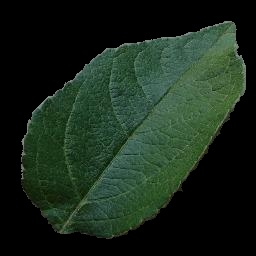
#> input picture testing_files/apple_healthy_marked.JPG, 256 x 256 px
$ python generate_marker.py testing_files/apple_healthy_marked.JPG   (older library calls are emulated)
#> lines starting #> are read from the running program, lines starting #| are printed output that depends on the picture; after the words box and inside, x2 and y2 are one past the last pixel; in counts of white or black regions, pixels touching at a corner belong together
### utils.py
import numpy as np
import cv2


# error message when image could not be read
IMAGE_NOT_READ = 'IMAGE_NOT_READ'

# error message when image is not colored while it should be
NOT_COLOR_IMAGE = 'NOT_COLOR_IMAGE'


def read_image(file_path, read_mode=cv2.IMREAD_COLOR):
    """
    Read image file with all preprocessing needed

    Args:
        file_path: absolute file_path of an image file
        read_mode: whether image reading mode is rgb, grayscale or somethin

    Returns:
        np.ndarray of the read image or None if couldn't read

    Raises:
        ValueError if image could not be read with message IMAGE_NOT_READ
    """
#> called with file_path = 'testing_files/apple_healthy_marked.JPG', read_mode = 1
    # read image file in grayscale
    image = cv2.imread(file_path, read_mode)
#> image is the input picture: shape (256, 256, 3); mean B, G, R 26.9, 39.9, 25

    if image is None:
        raise ValueError(IMAGE_NOT_READ)
    else:
        return image


def ensure_color(image):
    """
    Ensure that an image is colored
    Args:
        image: image to be checked for

    Returns:
        nothing

    Raises:
        ValueError with message code if image is not colored
    """
    if len(image.shape) < 3:
        raise ValueError(NOT_COLOR_IMAGE)


def div0(a, b):
    """ ignore / 0, div0( [-1, 0, 1], 0 ) -> [0, 0, 0] """
    with np.errstate(divide='ignore', invalid='ignore'):
        q = np.true_divide(a, b)
        q[ ~ np.isfinite(q) ] = 0  # -inf inf NaN

    return q


# [49 lines left out: functions excess_green, excess_red, not called in this run]


def index_diff(image, green_scale=2.0, red_scale=1.4):

#> called with green_scale = 2, red_scale = 1.4
    ensure_color(image)

    bgr_sum = np.sum(image, axis=2)
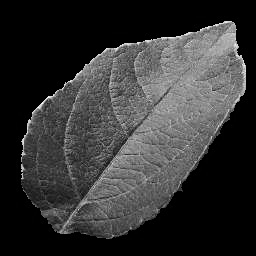
#> bgr_sum: shape (256, 256) uint64; min 0, max 454, mean 91.8; drawn with min black and max white

    blues = div0(image[:, :, 0], bgr_sum)
    greens = div0(image[:, :, 1], bgr_sum)
#> in div0 (call 2), `q = np.true_divide(a, b)`:
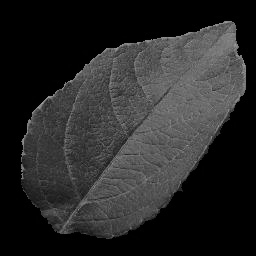
#> a: shape (256, 256); min 0, max 160, mean 39.9
    reds = div0(image[:, :, 2], bgr_sum)
#> in div0 (call 3), `q = np.true_divide(a, b)`:
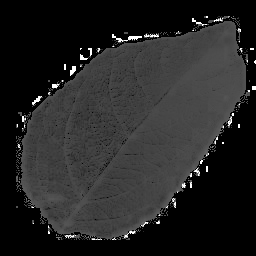
#> q: shape (256, 256) float64; 45.62% of the values are NaN or infinite; the others: min 0, max 1, mean 0.268; drawn with min black, max white, NaN and infinite black

    green_index = green_scale * greens - (reds + blues)
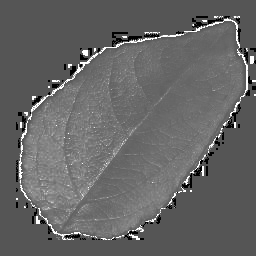
#> green_index: shape (256, 256) float64; min -1, max 2, mean 0.195; drawn with min black and max white
    red_index = red_scale * reds - (greens)
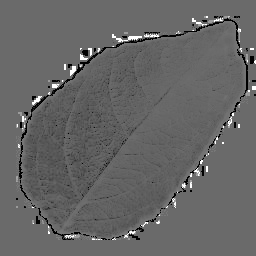
#> red_index: shape (256, 256) float64; min -1, max 1.4, mean -0.0424; drawn with min black and max white

    return green_index - red_index
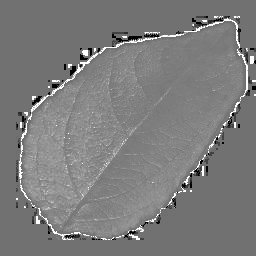
#> returned value: shape (256, 256) float64; min -2.4, max 3, mean 0.237; drawn with min black and max white


# [11 lines left out: function debug, not called in this run]

### background_marker.py
import cv2
import numpy as np
import time
from matplotlib import pyplot as plt

from utils import *
from review import files


# constants for filling holes mode
FILL = {
    'NO': 0,
    'FLOOD': 1,
    'THRESHOLD': 2,
    'MORPH': 3,
}


# [67 lines left out: functions remove_whites, remove_blacks, remove_blues, not called in this run]


def color_index_marker(color_index_diff, marker):
    """
    Differentiate marker based on the difference of the color indexes
    Threshold below some number(found empirically based on testing on 5 photos,bad)
    If threshold number is getting less, more non-green image
     will be included and vice versa
    Args:
        color_index_diff: color index difference based on green index minus red index
        marker: marker to be updated

    Returns:
        nothing
    """
    marker[color_index_diff <= -0.05] = False
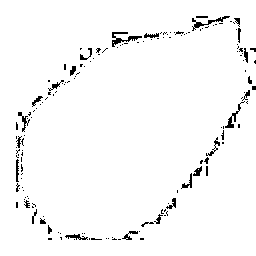
#> marker: shape (256, 256) bool; 97% white; black in thin lines or dots, all inside (x1, y1, x2, y2) = (16, 16, 256, 240)


# [28 lines left out: function texture_filter, not called in this run]


def otsu_color_index(excess_green, excess_red):
    return cv2.threshold(excess_green - excess_red, 0, 255,cv2.THRESH_BINARY + cv2.THRESH_OTSU)


def generate_floodfill_mask(bin_image):
    """
    Generate a mask to remove backgrounds adjacent to image edge

    Args:
        bin_image (ndarray of grayscale image): image to remove backgrounds from

    Returns:
        a mask to backgrounds adjacent to image edge
    """
    y_mask = np.full(
        (bin_image.shape[0], bin_image.shape[1]), fill_value=255, dtype=np.uint8
    )
    x_mask = np.full(
        (bin_image.shape[0], bin_image.shape[1]), fill_value=255, dtype=np.uint8
    )

    xs, ys = bin_image.shape[0], bin_image.shape[1]

    for x in range(0, xs):
        item_indexes = np.where(bin_image[x,:] != 0)[0]
        # min_start_edge = ys
        # max_final_edge = 0
        if len(item_indexes):
            start_edge, final_edge = item_indexes[0], item_indexes[-1]
            x_mask[x, start_edge:final_edge] = 0
            # [4 lines of commented-out code are left out]

    for y in range(0, ys):
        item_indexes = np.where(bin_image[:,y] != 0)[0]
        if len(item_indexes):
            start_edge, final_edge = item_indexes[0], item_indexes[-1]

            y_mask[start_edge:final_edge, y] = 0
            # mask[:start_edge, y] = 255
            # mask[final_edge:, y] = 255

    return np.logical_or(x_mask, y_mask)


def select_largest_obj(img_bin, lab_val=255, fill_mode=FILL['FLOOD'],
                       smooth_boundary=False, kernel_size=15):
    """
    Select the largest object from a binary image and optionally
    fill holes inside it and smooth its boundary.
    Args:
        img_bin (2D array): 2D numpy array of binary image.
        lab_val ([int]): integer value used for the label of the largest
                object. Default is 255.
        fill_mode (string {no,flood,threshold,morph}): hole filling techniques which are
            - no: no filling of holes
            - flood: floodfilling technique without removing image edge sharing holes
            - threshold: removing holes based on minimum size of hole to be removed
            - morph: closing morphological operation with some kernel size to remove holes
        smooth_boundary ([boolean]): whether smooth the boundary of the
                largest object using morphological opening or not. Default
                is false.
        kernel_size ([int]): the size of the kernel used for morphological
                operation. Default is 15.
    Returns:
        a binary image as a mask for the largest object.
    """

    # set up components
    n_labels, img_labeled, lab_stats, _ = \
        cv2.connectedComponentsWithStats(img_bin, connectivity=8, ltype=cv2.CV_32S)

    # find largest component label(label number works with labeled image because of +1)
    largest_obj_lab = np.argmax(lab_stats[1:, 4]) + 1

    # create a mask that will only cover the largest component
    largest_mask = np.zeros(img_bin.shape, dtype=np.uint8)
    largest_mask[img_labeled == largest_obj_lab] = lab_val

    if fill_mode == FILL['FLOOD']:
        # fill holes using opencv floodfill function

        # set up seedpoint(starting point) for floodfill
        bkg_locs = np.where(img_labeled == 0)
        bkg_seed = (bkg_locs[0][0], bkg_locs[1][0])

        # copied image to be floodfill
        img_floodfill = largest_mask.copy()

        # create a mask to ignore what shouldn't be filled(I think no effect)
        h_, w_ = largest_mask.shape
        mask_ = np.zeros((h_ + 2, w_ + 2), dtype=np.uint8)

        cv2.floodFill(img_floodfill, mask_, seedPoint=bkg_seed,
                    newVal=lab_val)
        holes_mask = cv2.bitwise_not(img_floodfill)  # mask of the holes.

        # get a mask to avoid filling non-holes that are adjacent to image edge
        non_holes_mask = generate_floodfill_mask(largest_mask)
        holes_mask = np.bitwise_and(holes_mask, np.bitwise_not(non_holes_mask))

        largest_mask = largest_mask + holes_mask
    elif fill_mode == FILL['MORPH']:
        # fill holes using closing morphology operation
        kernel_ = np.ones((50, 50), dtype=np.uint8)
        largest_mask = cv2.morphologyEx(largest_mask, cv2.MORPH_CLOSE,
                                        kernel_)
    elif fill_mode == FILL['THRESHOLD']:
        # fill background-holes based on hole size threshold
        # default hole size threshold is some percentage
        #   of size of the largest component(i.e leaf component)

        # invert to setup holes of background, sorry for the incovenience
        inv_img_bin = np.bitwise_not(largest_mask)

        # set up components
        inv_n_labels, inv_img_labeled, inv_lab_stats, _ = \
            cv2.connectedComponentsWithStats(inv_img_bin, connectivity=8, ltype=cv2.CV_32S)

        # find largest component label(label number works with labeled image because of +1)
        inv_largest_obj_lab = np.argmax(inv_lab_stats[1:, 4]) + 1

        # setup sizes and number of components
        inv_sizes = inv_lab_stats[1:, -1]
        sizes = lab_stats[1:, -1]
        inv_nb_components = inv_n_labels - 1

        # find the greater side of the image
        inv_max_side = np.amax(inv_img_labeled.shape)

        # set the minimum size of hole that is allowed to stay
        inv_min_size = int(0.3 * sizes[largest_obj_lab - 1]) # todo: specify good min size

        # generate the mask that allows holes greater than minimum size(weird)
        inv_mask = np.zeros((inv_img_labeled.shape), dtype=np.uint8)
        for inv_i in range(0, inv_nb_components):
            if inv_sizes[inv_i] >= inv_min_size:
                inv_mask[inv_img_labeled == inv_i + 1] = 255

        largest_mask = largest_mask + np.bitwise_not(inv_mask)

    if smooth_boundary:
        # smooth edge boundary
        kernel_ = np.ones((kernel_size, kernel_size), dtype=np.uint8)
        largest_mask = cv2.morphologyEx(largest_mask, cv2.MORPH_OPEN,
                                        kernel_)

    return largest_mask


# [22 lines left out: functions simple_test, test, not called in this run]

    # [5 lines of commented-out code are left out]


# [2 lines that do not run on import are left out]

### generate_marker.py
import os
import argparse
import numpy as np
import cv2

from utils import *
from background_marker import *


def generate_background_marker(file):
    """
    Generate background marker for an image

    Args:
        file (string): full path of an image file

    Returns:
        tuple[0] (ndarray of an image): original image
        tuple[1] (ndarray size of an image): background marker
    """

    # check file name validity
    if not os.path.isfile(file):
        raise ValueError('{}: is not a file'.format(file))

    original_image = read_image(file)

    marker = np.full((original_image.shape[0], original_image.shape[1]), True)

    # update marker based on vegetation color index technique
    color_index_marker(index_diff(original_image), marker)

    # update marker to remove blues
    # remove_blues(original_image, marker)

    return original_image, marker


def segment_leaf(image_file, filling_mode, smooth_boundary, contrast):
    """
    Segments leaf from an image file

    Args:
        image_file (string): full path of an image file
        filling_mode (string {no, flood, threshold, morph}):
            how holes should be filled in segmented leaf
        smooth_boundary (boolean): should leaf boundary smoothed or not
        contrast (boolean): should output be segmented image or just mask

    Returns:
        tuple[0] (ndarray): original image to be segmented
        tuple[1] (ndarray): A mask to indicate where leaf is in the image
                            or the segmented image based on contrast value
    """
    # get background marker and original image
    original, marker = generate_background_marker(image_file)

    # set up binary image for futher processing
    bin_image = np.zeros((original.shape[0], original.shape[1]))
    bin_image[marker] = 255
    bin_image = bin_image.astype(np.uint8)

    # further processing of image, filling holes, smoothing edges
    largest_mask = \
        select_largest_obj(bin_image, fill_mode=filling_mode, smooth_boundary=smooth)

    if contrast:
        image = largest_mask
    else:
        # apply marker to original image
        image = original.copy()
        image[largest_mask == 0] = np.array([0, 0, 0])
#> image: shape (256, 256, 3); 0.06% of pixels changed, all inside (x1, y1, x2, y2) = (250, 48, 256, 90)

    return original, image


if __name__ == '__main__':
    # handle command line arguments
    parser = argparse.ArgumentParser('generate_marker')
    parser.add_argument('-c', '--contrast', action='store_true',
                        help='Output image will be as black background and white foreground')
    parser.add_argument('-f', '--fill', choices=['no', 'flood', 'threshold', 'morph'],
                        help='Change hole filling technique for holes appearing in segmented output',
                        default='flood')
    parser.add_argument('-s', '--smooth', action='store_true',
                        help='Output image with smooth edges')
    parser.add_argument('-d', '--destination',
                        help='Destination directory for output image. '
                             'If not specified destination directory will be input image directory')
    parser.add_argument('image_source', help='A path of image filename or folder containing images')

    # set up command line arguments conveniently
    args = parser.parse_args()
    filling_mode = FILL[args.fill.upper()]
    smooth = True if args.smooth else False
    if args.destination:
        if not os.path.isdir(args.destination):
            print(args.destination, ': is not a directory')
            exit()

    # set up files to be segmented and destination place for segmented output
    if os.path.isdir(args.image_source):
        files = [entry for entry in os.listdir(args.image_source)
                 if os.path.isfile(os.path.join(args.image_source, entry))]
        base_folder = args.image_source

        # set up destination folder for segmented output
        if args.destination:
            destination = args.destination
        else:
            destination = args.image_source + '_markers'
            os.makedirs(destination, exist_ok=True)
    else:
        folder, file = os.path.split(args.image_source)
        files = [file]
        base_folder = folder

        # set up destination folder for segmented output
        if args.destination:
            destination = args.destination
        else:
            destination = folder

    for file in files:
        try:
            # read image and segment leaf
            original, output_image = \
                segment_leaf(os.path.join(base_folder, file), filling_mode, smooth, args.contrast)

        except ValueError as err:
            if str(err) == IMAGE_NOT_READ:
                print('Error: Could not read image file: ', file)
            elif str(err) == NOT_COLOR_IMAGE:
                print('Error: Not color image file: ', file)
            else:
                raise
        # if no error when segmenting write segmented output
        else:
            # handle destination folder and fileaname
            filename, ext = os.path.splitext(file)
            new_filename = filename + '_marked' + ext
            new_filename = os.path.join(destination, new_filename)

            # write image to file
            cv2.imwrite(new_filename, output_image)
            print('Marker generated for image file: ', file)
